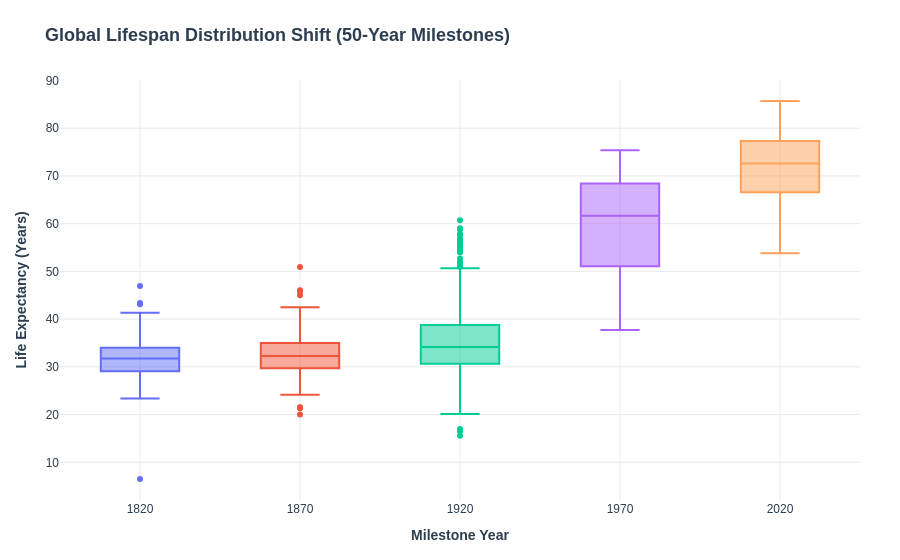

Notebook source saved alongside this figure:
### Markdown cell above
__Question 3: How has the global distribution of lifespan shifted?__

### Code cell
# Select target milestone years
milestones = [1820, 1870, 1920, 1970, 2020]
df_milestones = life[life["year"].isin(milestones)].copy()
df_milestones["year"] = df_milestones["year"].astype(str) # category conversion for plotting

fig_dist = px.box(
    df_milestones, 
    x="year", 
    y="life_expectancy",
    points="outliers",
    color="year", 
)

fig_dist = style_figure(
    fig_dist, 
    title="Global Lifespan Distribution Shift (50-Year Milestones)",
    xlabel="Milestone Year",
    ylabel="Life Expectancy (Years)",
    show_legend=False
)

fig_dist.show()

### Figure 1 — Plotly figure (JSON) as saved in the notebook; plotly's stock layout.template omitted (floating-point values rounded to 4 significant figures; data arrays with more than 128 entries replaced by an {"elided": "..."} marker saying what was removed)
{"data": [{"alignmentgroup": "True", "boxpoints": "outliers", "hovertemplate": "year=%{x}<br>life_expectancy=%{y}<extra></extra>", "legendgroup": "1820", "marker": {"color": "#636efa"}, "name": "1820", "notched": false, "offsetgroup": "1820", "orientation": "v", "showlegend": true, "type": "box", "x": {"elided": "184 str values"}, "x0": " ", "xaxis": "x", "y": {"elided": "184 float values"}, "y0": " ", "yaxis": "y"}, {"alignmentgroup": "True", "boxpoints": "outliers", "hovertemplate": "year=%{x}<br>life_expectancy=%{y}<extra></extra>", "legendgroup": "1870", "marker": {"color": "#EF553B"}, "name": "1870", "notched": false, "offsetgroup": "1870", "orientation": "v", "showlegend": true, "type": "box", "x": {"elided": "184 str values"}, "x0": " ", "xaxis": "x", "y": {"elided": "184 float values"}, "y0": " ", "yaxis": "y"}, {"alignmentgroup": "True", "boxpoints": "outliers", "hovertemplate": "year=%{x}<br>life_expectancy=%{y}<extra></extra>", "legendgroup": "1920", "marker": {"color": "#00cc96"}, "name": "1920", "notched": false, "offsetgroup": "1920", "orientation": "v", "showlegend": true, "type": "box", "x": {"elided": "184 str values"}, "x0": " ", "xaxis": "x", "y": {"elided": "184 float values"}, "y0": " ", "yaxis": "y"}, {"alignmentgroup": "True", "boxpoints": "outliers", "hovertemplate": "year=%{x}<br>life_expectancy=%{y}<extra></extra>", "legendgroup": "1970", "marker": {"color": "#ab63fa"}, "name": "1970", "notched": false, "offsetgroup": "1970", "orientation": "v", "showlegend": true, "type": "box", "x": {"elided": "194 str values"}, "x0": " ", "xaxis": "x", "y": {"elided": "194 float values"}, "y0": " ", "yaxis": "y"}, {"alignmentgroup": "True", "boxpoints": "outliers", "hovertemplate": "year=%{x}<br>life_expectancy=%{y}<extra></extra>", "legendgroup": "2020", "marker": {"color": "#FFA15A"}, "name": "2020", "notched": false, "offsetgroup": "2020", "orientation": "v", "showlegend": true, "type": "box", "x": {"elided": "194 str values"}, "x0": " ", "xaxis": "x", "y": {"elided": "194 float values"}, "y0": " ", "yaxis": "y"}], "layout": {"boxmode": "overlay", "font": {"color": "#2C3E50", "family": "Arial, sans-serif", "size": 12}, "legend": {}, "margin": {"b": 60, "l": 60, "r": 40, "t": 80}, "paper_bgcolor": "white", "plot_bgcolor": "white", "showlegend": false, "title": {"font": {"color": "#2C3E50", "size": 18}, "text": "<b>Global Lifespan Distribution Shift (50-Year Milestones)</b>", "x": 0.05, "xanchor": "left", "y": 0.95, "yanchor": "top"}, "xaxis": {"anchor": "y", "categoryarray": ["1820", "1870", "1920", "1970", "2020"], "categoryorder": "array", "color": "#2C3E50", "domain": [0, 1], "gridcolor": "#EAEAEA", "showgrid": true, "title": {"text": "<b>Milestone Year</b>"}, "zeroline": false}, "yaxis": {"anchor": "x", "color": "#2C3E50", "domain": [0, 1], "gridcolor": "#EAEAEA", "showgrid": true, "title": {"text": "<b>Life Expectancy (Years)</b>"}, "zeroline": false}}}
